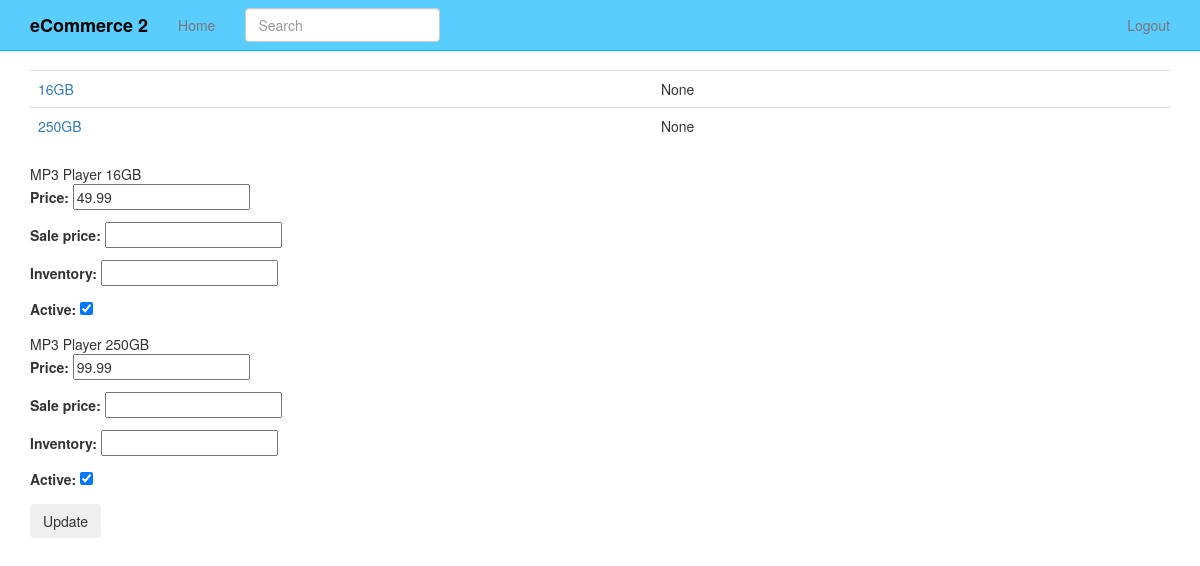
Page /products/1/inventory/ (signed in) on the earlier database version.
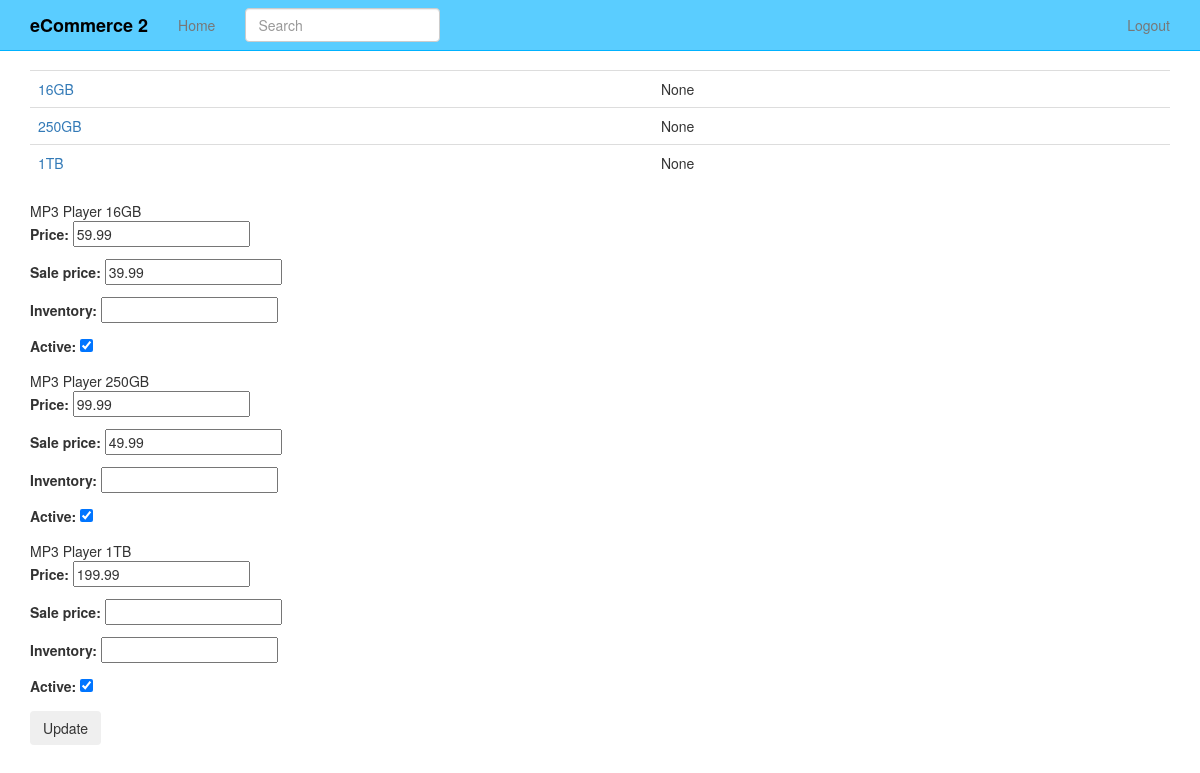
Same page on the later database version.
### products/models.py (models this page shows, shortened)
class Variation(models.Model):
	product = models.ForeignKey(Product)
	title = models.CharField(max_length=120)
	price = models.DecimalField(decimal_places=2, max_digits=20)
	sale_price = models.DecimalField(decimal_places=2, max_digits=20, null=True, blank=True)
	active = models.BooleanField(default=True)
	inventory = models.IntegerField(null=True, blank=True) #refer none == unlimited amount
	def get_absolute_url(self):
		return self.product.get_absolute_url()

class Product(models.Model):
	title = models.CharField(max_length=120)
	description = models.TextField(blank=True, null=True)
	price = models.DecimalField(decimal_places=2, max_digits=20)
	active = models.BooleanField(default=True)
	objects = ProductManager()
	def get_absolute_url(self):
		return reverse("product_detail", kwargs={"pk": self.pk})

### products/views.py (the view, shortened to what this page needs)
# urls.py: url(r'^(?P<pk>\d+)/inventory/$', VariationListView.as_view(), name='product_inventory'),
class VariationListView(StaffRequiredMixin, ListView):
	model = Variation
	queryset = Variation.objects.all()
	def get_context_data(self, *args, **kwargs):
		context = super(VariationListView, self).get_context_data(*args, **kwargs)
		context["formset"] = VariationInventoryFormSet(queryset=self.get_queryset())
		return context
	def get_queryset(self, *args, **kwargs):
		product_pk = self.kwargs.get("pk")
		if product_pk:
			product = get_object_or_404(Product, pk=product_pk)
			queryset = Variation.objects.filter(product=product)
		return queryset

### products/mixins.py (called while the page is built)
	@method_decorator(login_required)
	def dispatch(self, request, *args, **kwargs):
		if request.user.is_staff:
			return super(StaffRequiredMixin, self).dispatch(request, *args, **kwargs)
		else:
			raise Http404

### products/models.py (called while the page is built)
	def active(self):
		return self.filter(active=True)

	def get_queryset(self):
		return ProductQuerySet(self.model, using=self._db)

	def all(self, *args, **kwargs):
		return self.get_queryset().active()

### products/templates/products/variation_list.html (shortened to what this page needs)
{% extends "base.html" %}
{% block content %}
<table class='table'>
{% for object in object_list %}
<tr>
<td><a href='{{ object.get_absolute_url }}'>{{ object.title }}</a></td><td>{{ object.inventory }}</td>
</tr>
{% endfor %}
</table>
<form method="POST" action=""> {% csrf_token %}
{% for form in formset %}
{{ form.instance.product.title }}
{{ form.instance.title }}
{{ form.as_p }}
{% endfor %}
<input type="submit" value='Update' class='btn' />
</form>
{% endblock %}

### templates/base.html (shortened to what this page needs)
{% load staticfiles %}
<!DOCTYPE html>
<html lang="en">
  <head>
    {% include 'head_css.html' %}
  </head>
  <body>
  {% include 'navbar.html' %}
    <div class="container">
            {% block content %}
            {% endblock %}
    </div>
  </body>
</html>

### templates/head_css.html
{% load staticfiles %}
    <link rel="stylesheet" href="//maxcdn.bootstrapcdn.com/font-awesome/4.3.0/css/font-awesome.min.css">
    <link href="{% static 'css/bootstrap.min.css' %}" rel="stylesheet">
    <link href="{% static 'css/navbar-static-top.css' %}" rel="stylesheet">
     <link href="{% static 'css/custom.css' %}" rel="stylesheet">

### templates/navbar.html (shortened to what this page needs)
   {% load staticfiles %}
    <nav class="navbar navbar-default navbar-static-top">
      <div class="container">
        <div class="navbar-header">
          <a class="navbar-brand" href="{% url 'home' %}">eCommerce 2</a>
        </div>
        <div id="navbar" class="navbar-collapse collapse">
          <ul class="nav navbar-nav">
            <li><a href="{% url 'home' %}">Home</a></li>
            <form class="navbar-form navbar-left" method="GET" role="search" action='{% url "products" %}'>
            <div class="form-group">
              <input type="text" class="form-control" placeholder="Search" name="q">
            </div>
          </form>
          </ul>
          <ul class="nav navbar-nav navbar-right">
          {% if request.user.is_authenticated %}
            <li><a href="{% url 'auth_logout' %}">Logout</a></li>
            {% else %}
            <li><a href="{% url 'registration_register' %}">Register</a></li>
            {% endif %}
          </ul>
        </div>
      </div>
    </nav>

### templates/javascript.html (shortened to what this page needs)
{% load staticfiles %}

### static_in_pro/our_static/css/navbar-static-top.css (style rules this page uses)
body { min-height: 1000px; }
.navbar-static-top { margin-bottom: 19px; background-color: #5ACDFF; border-color: #00B2FF; }
.navbar-default .navbar-brand { color: #000; font-weight: 900; }

Differences in the rows shown:
added Variation: title "1TB", inventory "None", instance.product "MP3 Player", instance "1TB"
Other differences:
form field as_p: "49.99" → "59.99"
form field as_p: (not shown) → "39.99"
form field as_p: (not shown) → "49.99"
new list line: "Price: Sale price: Inventory: Active: 199.99   ☑"
